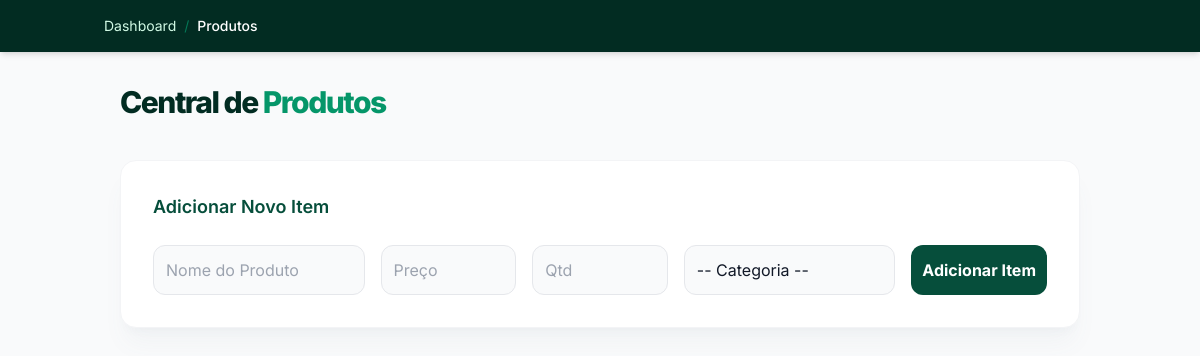
The app's page /produtos, older data.
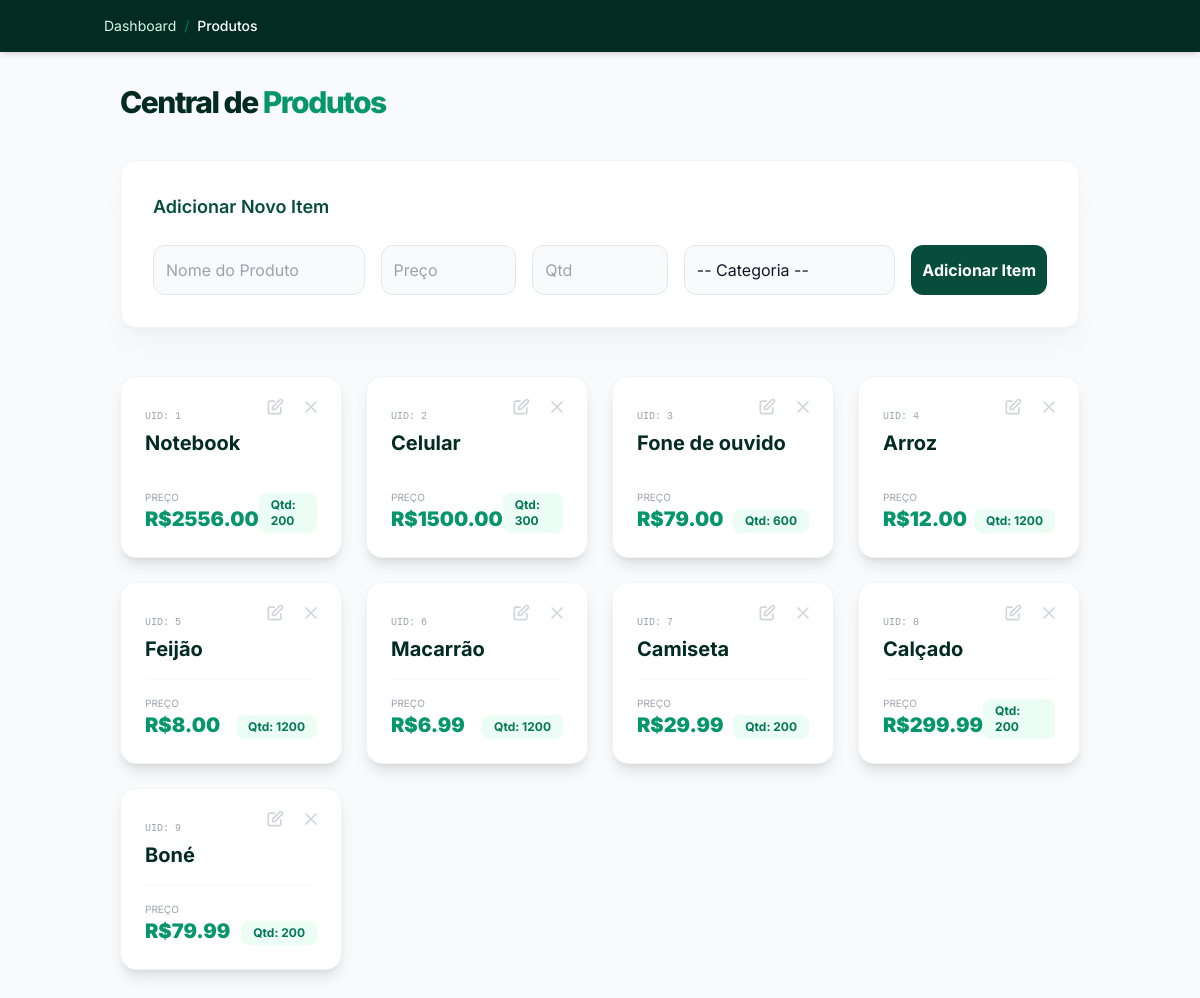
The same page, newer data.
### models.py (models this page shows)
class Produto(Base):
    __tablename__ = 'produtos'
    id = Column(Integer, primary_key=True, autoincrement=True)
    nome = Column(String, nullable=False)
    preco = Column(Integer, nullable=False)
    estoque = Column(Integer, nullable=False)
    categoria_id = Column(Integer, ForeignKey('categorias.id'), nullable=False)
    categoria = relationship("Categoria", back_populates="produtos")

### main.py (the view)
@app.get("/produtos")
def exibir_produtos(request: Request, db: Session = Depends(get_db)):
    produtos = db.query(Produto).all()
    categorias = db.query(Categoria).all()
    return templates.TemplateResponse(
        request,
        "produtos.html",
        {"request": request,
         "produtos": produtos,
         "categorias": categorias
        }
    )

### templates/produtos.html (shortened to what this page needs)
<!DOCTYPE html>
<html lang="pt-br">
<head>
    <script src="https://cdn.tailwindcss.com"></script>
</head>
<body class="bg-gray-50 text-gray-900 min-h-screen">
    <nav class="bg-emerald-950 p-4 text-emerald-100 shadow-md">
        <div class="container mx-auto px-4 flex items-center justify-between text-sm">
            <div class="flex gap-2">
                <a href="/" class="hover:text-white transition">Dashboard</a>
                <span class="text-emerald-700">/</span>
                <span class="font-medium text-white">Produtos</span>
            </div>
        </div>
    </nav>
    <div class="container mx-auto p-8">
        <h2 class="text-3xl font-extrabold text-emerald-950 tracking-tighter mb-10">Central de <span class="text-emerald-600">Produtos</span></h2>
        <div class="bg-white p-8 rounded-2xl shadow-xl shadow-gray-500/5 border border-gray-100 mb-12">
            <h3 class="text-lg font-semibold text-emerald-900 mb-6">Adicionar Novo Item</h3>
            <form action="/produtos" method="POST" class="grid grid-cols-1 md:grid-cols-12 gap-4">
                <div class="md:col-span-3"><input type="text" name="nome" placeholder="Nome do Produto" required class="w-full border p-3 rounded-xl bg-gray-50 focus:ring-2 focus:ring-emerald-200 outline-none transition"></div>
                <div class="md:col-span-2"><input type="number" step="0.01" name="preco" placeholder="Preço" required class="w-full border p-3 rounded-xl bg-gray-50 focus:ring-2 focus:ring-emerald-200 outline-none transition"></div>
                <div class="md:col-span-2"><input type="number" name="estoque" placeholder="Qtd" required class="w-full border p-3 rounded-xl bg-gray-50 focus:ring-2 focus:ring-emerald-200 outline-none transition"></div>
                <div class="md:col-span-3">
                    <select name="categoria_id" required class="w-full border p-3 rounded-xl bg-gray-50 appearance-none focus:ring-2 focus:ring-emerald-200 outline-none transition">
                        <option value="">-- Categoria --</option>
                    </select>
                </div>
                <div class="md:col-span-2"><button type="submit" class="w-full h-full bg-emerald-900 text-white font-bold rounded-xl hover:bg-black transition">Adicionar Item</button></div>
            </form>
        </div>
        <div class="grid grid-cols-1 md:grid-cols-3 lg:grid-cols-4 gap-6">
            {% for produto in produtos %}
            <div class="product-card bg-white p-6 rounded-2xl shadow-lg border border-gray-100 relative">
                <div class="absolute top-4 right-4 flex gap-2">
                    <a href="/produtos/{{ produto.id }}/editar" class="text-gray-300 hover:text-emerald-600 transition p-1">
                        <svg class="w-5 h-5" fill="none" stroke="currentColor" viewBox="0 0 24 24">
                            <path stroke-linecap="round" stroke-linejoin="round" stroke-width="2" d="M11 5H6a2 2 0 00-2 2v11a2 2 0 002 2h11a2 2 0 002-2v-5m-1.414-9.414a2 2 0 112.828 2.828L11.828 15H9v-2.828l8.586-8.586z"></path>
                        </svg>
                    </a>
                    <button onclick="openPModal('{{ produto.id }}', '{{ produto.nome }}')" class="text-gray-300 hover:text-red-500 transition p-1">
                        <svg class="w-5 h-5" fill="none" stroke="currentColor" viewBox="0 0 24 24"><path stroke-linecap="round" stroke-linejoin="round" stroke-width="2" d="M6 18L18 6M6 6l12 12"></path></svg>
                    </button>
                </div>
                <span class="font-mono text-[10px] text-gray-400 uppercase">UID: {{ produto.id }}</span>
                <h3 class="text-xl font-bold text-emerald-950 mt-1">{{ produto.nome }}</h3>
                <div class="mt-4 pt-4 border-t border-gray-50 flex justify-between items-end">
                    <div>
                        <p class="text-[10px] text-gray-400 uppercase">Preço</p>
                        <p class="text-xl font-black text-emerald-600">R${{ "%.2f"|format(produto.preco) }}</p>
                    </div>
                    <span class="bg-emerald-50 text-emerald-700 px-3 py-1 rounded-lg text-xs font-bold">Qtd: {{ produto.estoque }}</span>
                </div>
            </div>
            {% endfor %}
        </div>
    </div>
</body>
</html>

### templates/produtos.html (style rules this page uses)
body { font-family: 'Inter', sans-serif; }
.product-card { transition: all 0.3s cubic-bezier(0.4, 0, 0.2, 1); }

Row changes from the older to the newer data that the page shows:
added Produto: id "1", nome "Notebook", preco "2556.00", estoque "200"
added Produto: id "2", nome "Celular", preco "1500.00", estoque "300"
added Produto: id "3", nome "Fone de ouvido", preco "79.00", estoque "600"
added Produto: id "4", nome "Arroz", preco "12.00", estoque "1200"
added Produto: id "5", nome "Feijão", preco "8.00", estoque "1200"
added Produto: id "6", nome "Macarrão", preco "6.99", estoque "1200"
added Produto: id "7", nome "Camiseta", preco "29.99", estoque "200"
added Produto: id "8", nome "Calçado", preco "299.99", estoque "200"
added Produto: id "9", nome "Boné", preco "79.99", estoque "200"
